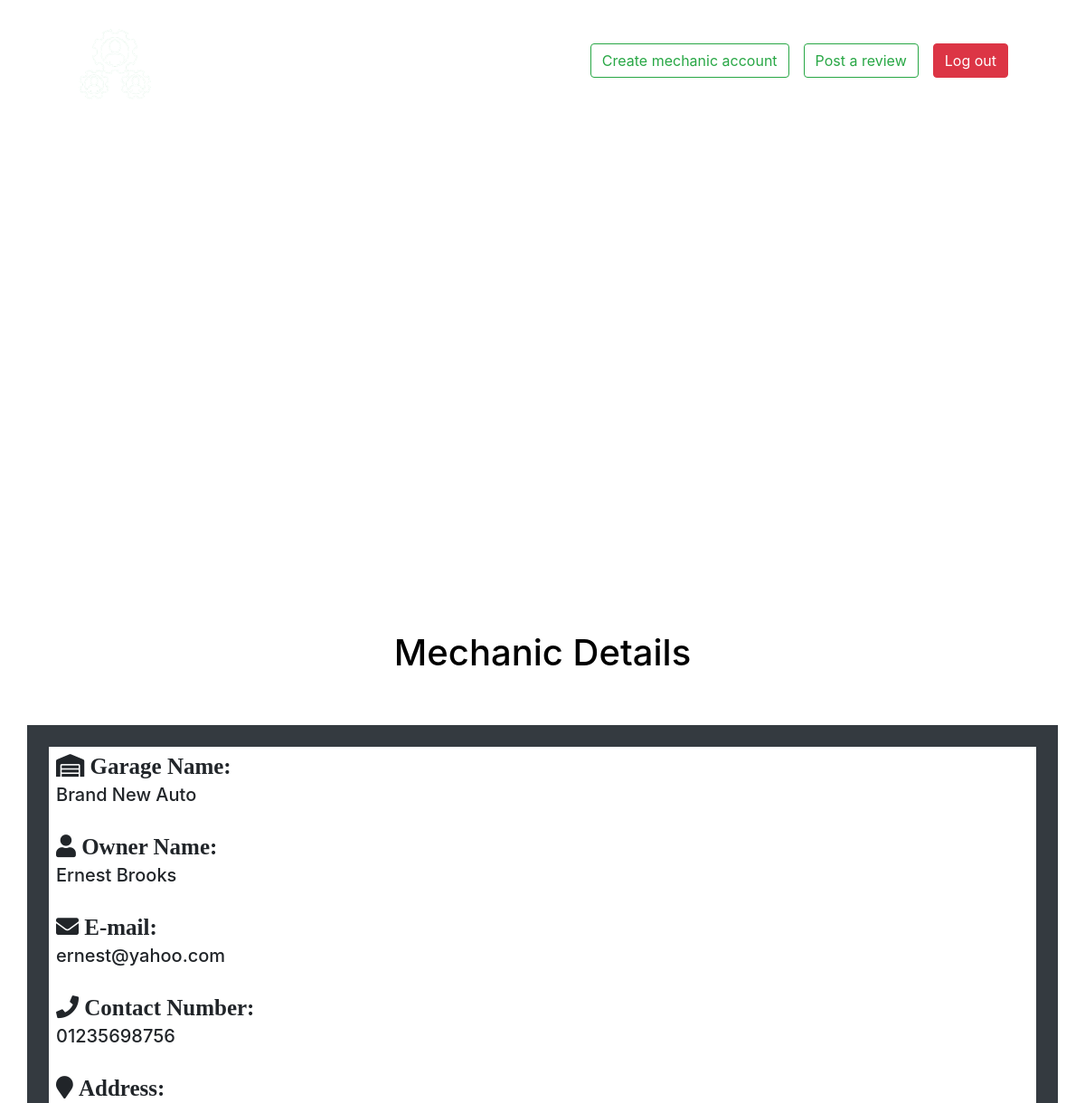
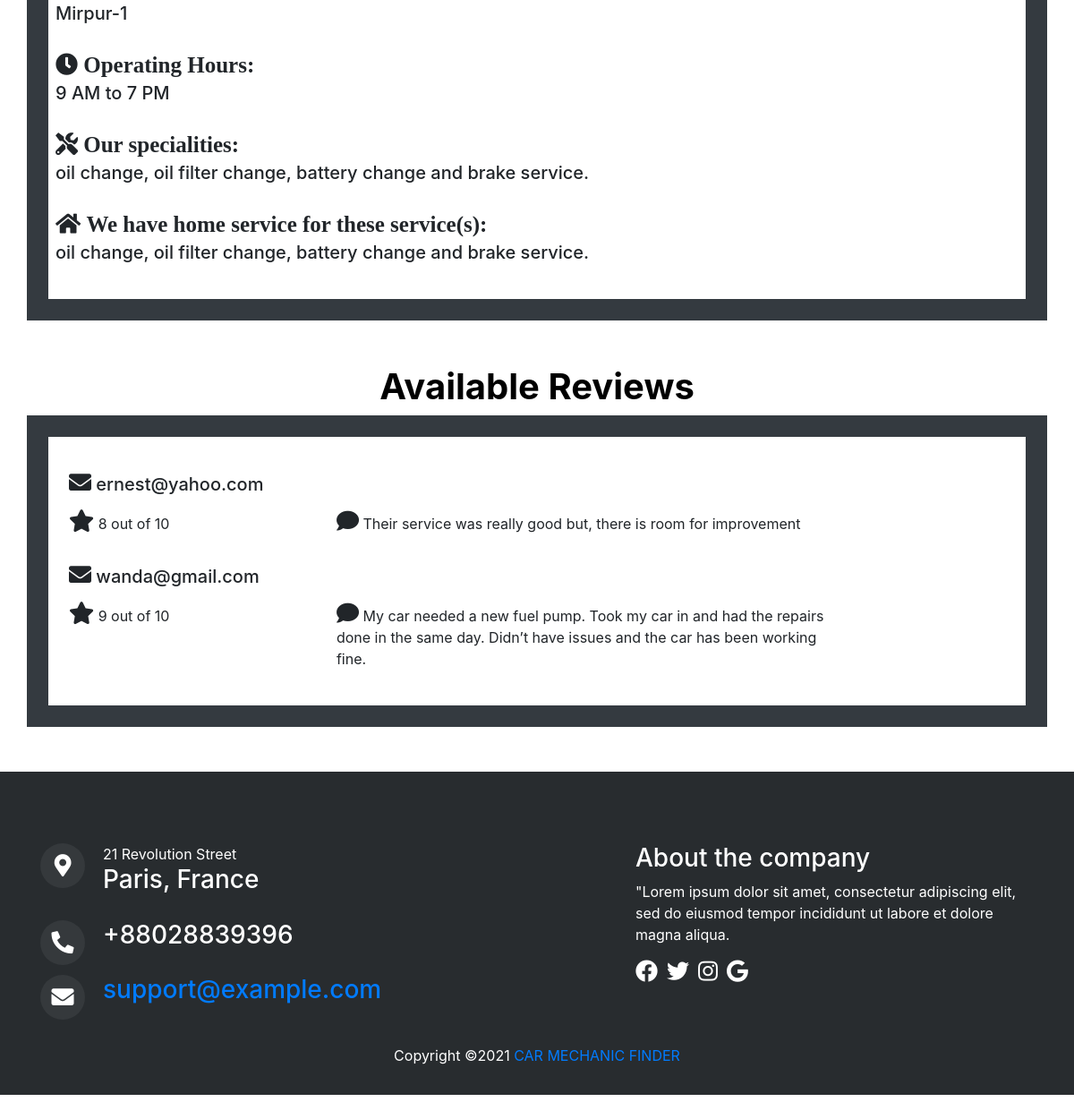
The app's page /mechanicDetails.php?id=Brand New Auto (signed in) with its own data (2 pictures, top to bottom).
### tables this page shows
CREATE TABLE `mechanics` (
  `id` int(11) NOT NULL,
  `ownerName` varchar(50) NOT NULL,
  `garageName` varchar(100) NOT NULL,
  `email` varchar(50) NOT NULL,
  `phone` varchar(11) NOT NULL,
  `address` varchar(200) NOT NULL,
  `operatingHours` varchar(20) NOT NULL,
  `speciality` varchar(500) NOT NULL,
  `home_services` varchar(500) DEFAULT NULL
);

CREATE TABLE `review` (
  `id` int(11) NOT NULL,
  `shopName` varchar(500) NOT NULL,
  `experience` varchar(1000) NOT NULL,
  `rating` int(2) NOT NULL,
  `author` varchar(100) NOT NULL
);

### mechanicDetails.php (the view, shortened to what this page needs)
<?php
$garage_name = $_GET['id'];
?>
<!DOCTYPE html>
<html lang="en">
<head>
    <link rel="stylesheet" href="https://maxcdn.bootstrapcdn.com/bootstrap/4.0.0/css/bootstrap.min.css">
    <link rel="stylesheet" href="OtherPages/assets/css/style.css">
    <link rel="stylesheet" href="https://cdnjs.cloudflare.com/ajax/libs/font-awesome/5.15.4/css/all.min.css" />
</head>
<body>
    <header>
        <div class="container">
             <nav class="navbar navbar-light">
                <nav class="navbar navbar-expand-lg navbar-dark bg-light w-100">
                    <a class="navbar-brand" href="home.php"> <img src="OtherPages/assets/images/logo-100.png" alt=""></a>
                    <div class="collapse navbar-collapse" id="navbarSupportedContent">
                      <ul class="navbar-nav ml-auto">
                      <li class="nav-item active">
                          <a class="nav-link" href="home.php">Home <span class="sr-only">(current)</span></a>
                        </li>
                        <li class="nav-item">
                          <a class="nav-link" href="privacy&policy.php">Privacy & Policy</a>
                        </li>
                        <li class="nav-item">
                          <a class="nav-link" href="contact.php">Contact Us</a>
                        </li>
                        <li class="nav-item">
                            <a class="nav-link button" href="mechanicRegistration.php">
                            <button class="btn btn-outline-success my-2 my-sm-0 text-center m-auto w-100 ml-2" type="submit">Create mechanic account</button></a>
                        </li>
                        <li class="nav-item">
                            <a class="nav-link button" href="postReview.php">
                            <button class="btn btn-outline-success my-2 my-sm-0 text-center m-auto w-100 ml-2" type="submit">Post a review</button></a>
                        </li>
                        <li class="nav-item">
                            <a class="nav-link button" href="logout.php">
                            <button class="btn btn-danger my-2 my-sm-0 text-center m-auto w-100 ml-2" type="submit">Log out</button></a>
                        </li>
                      </ul>
                    </div>
                  </nav>
            </nav>
        </div>
    </header>
     <section id="hero">
        <video width="100%" autoplay muted loop id="myVideo">
            <source src="OtherPages/rain.mp4" type="video/mp4">
            </video>
    </section>
    <section>
        <h1 class="align-center">Mechanic Details</h1><br><br>
                <div class="container bg-dark p-4">
                    <div class="d-flex justify-content-center">
                        <div class="col-md-12 align-items-center bg-white p-2 p-top-10">
                                    <?php
                                    $conn = new mysqli("localhost", "root", "", "mechanic_finder");
                                    $query = "SELECT * FROM `mechanics` where garageName = '$garage_name'";
                                    $result = $conn->query($query);
                                    if ($result->num_rows > 0) {
                                        while ($row = $result->fetch_assoc()) {
                                            $ownerName = $row["ownerName"];
                                            $garageName = $row["garageName"];
                                            $email = $row["email"];
                                            $phone = $row["phone"];
                                            $address = $row["address"];
                                            $operatingHours = $row["operatingHours"];
                                            $speciality = $row["speciality"];
                                            $home_services = $row["home_services"];
                                    echo "<div class='descript_wrap white-bg'>
                                                    <div>
                                                        <h3 class='fa fa-warehouse'> Garage Name:</h3>
                                                        <h5>{$garageName}</h5><br>
                                                    </div>
                                                    <div>
                                                        <h3 class='fa fa-user'> Owner Name:</h3>
                                                        <h5>{$ownerName}</h5><br>
                                                    </div>
                                                    <div>
                                                        <h3 class='fa fa-envelope'> E-mail:</h3>
                                                        <h5>{$email}</h5><br>
                                                    </div>
                                                    <div>
                                                        <h3 class='fa fa-phone'> Contact Number:</h3>
                                                        <h5>{$phone}</h5><br>
                                                    </div>
                                                    <div>
                                                        <h3 class='fa fa-map-marker'> Address:</h3>
                                                        <h5>{$address}</h5><br>
                                                    </div>
                                                    <div>
                                                        <h3 class='fa fa-clock'> Operating Hours:</h3>
                                                        <h5>{$operatingHours}</h5><br>
                                                    </div>
                                                    <div>
                                                        <h3 class='fa fa-tools'> Our specialities:</h3>
                                                        <h5>{$speciality}</h5><br>
                                                    </div>
                                                    <div>
                                                        <h3 class='fa fa-home'> We have home service for these service(s):</h3>
                                                        <h5>{$home_services}</h5><br>
                                                    </div>
                                                </div>
                                            ";
                                            }
                                        }
                                    ?>
                    </div>
                </div>
            </div>
            <?php
include_once 'database.php';
$result1 = mysqli_query($conn,"SELECT * FROM review where shopName = '$garage_name'");
?>
    <section>
    <h1 class="align-center font-cond-b fg-text-d lts-md fs-300 fs-300-xs no-mg" contenteditable="false">Available Reviews</h1>
            <div class="container bg-dark p-4">
                <div class="d-flex justify-content-center">
                    <div class="col-md-12 align-items-center bg-white p-2 p-top-10">
                    <div class="container">
        <div class="mgb-40 padb-30 auto-invert line-b-4 align-center">
        </div>
        <div class="row  d-flex flex-row">
                <?php
                while($row = mysqli_fetch_array($result1)) {
                ?>
                            <div class="col-md-12 mb-3 jobs_conetent">
                                <div class="row">
                                    <div class="col-md-12 mb-2">
                                    <h5> <i class="fa fa-envelope" aria-hidden="true"></i> <?php echo $row["author"];?></h5>
                                    </div>
                                    <div class="col-md-12">
                                        <div class="row">
                                            <div class="col-md-10">
                                                <div class="row">
                                                    <div class="col-md-4"> <p><i class="fa fa-star" aria-hidden="true"></i> <?php echo $row["rating"]; ?> out of 10 </p></div>
                                                    <div class="col-md-8"><p> <i class="fa fa-comment" aria-hidden="true"></i> <?php echo $row["experience"]; ?></p></div>
                                                </div>
                                            </div>
                                        </div>
                                    </div>
                                </div>
                            </div>
                <?php
                }
                ?>
        </div>
    </div>
                    </div>
                </div>
            </div>
    </section>
    <footer class="text-center text-lg-start">
        <div class="container">
            <div class="row top-footer">
                <div class="col-md-5">
                    <ul>
                        <li><div class="icons"><i class="fa fa-map-marker-alt"></i></div><div class="icon-text">21 Revolution Street<br><h3>Paris, France</h3></div></li>
                        <li>
                        <li><div class="icons"><i class="fa fa-phone-alt"></i></div><div class="icon-text"><h3>+88028839396</h3></div></li>
                        <li>
                        <li><div class="icons"><i class="fa fa-envelope"></i></div><div class="icon-text"><h3><a href="#">support@example.com</a></h3></div></li>
                    </ul>
                </div>
                <div class="col-md-5 offset-md-2 footer-right">
                    <h3>About the company</h3>
                    <p>"Lorem ipsum dolor sit amet, consectetur adipiscing elit, sed do eiusmod tempor incididunt ut labore et dolore magna aliqua.</p>
                    <ul>
                        <li><a href="#"><i class="fab fa-facebook"></i></a></li>
                        <li><a href="#"><i class="fab fa-twitter"></i></a></li>
                        <li><a href="#"><i class="fab fa-instagram"></i></a></li>
                        <li><a href="#"><i class="fab fa-google"></i></a></li>
                    </ul>
                </div>
            </div>
        </div>
        <div class="text-center p-3">
            <p>Copyright &copy;<script>document.write(new Date().getFullYear());</script> <a href="home.php">CAR MECHANIC FINDER</a></p>
        </div>
      </footer>
</body>
</html>

### OtherPages/assets/css/style.css (style rules this page uses)
body { margin: 0; }
header { background-color: transparent; width: 100%; position: absolute; left: 0; top: 0; z-index: 999; }
video { margin-top: -50px; }
.fa, .fab { font-size: 25px; }
h1 { color: #000!important; }
.icons { width: 50px; height: 50px; background-color: #35393C; border-radius: 50%; line-height: 50px; margin-right: 20px; float: left; }
.icon-text { overflow: hidden; text-align: left; }
.icons .fa { line-height: 50px; }
.button { margin-top: -8px; }
section { padding: 50px 0px; overflow: hidden; }
.nav-link { color: #fff!important; }
#hero { background-size: 100% 100%; height: 648px; background-repeat: no-repeat; background-position: center; padding: 0; }
.align-center { text-align: center; }
img { border: 0; }
.padb-30, .padb-30-all > * { padding-bottom: 30px; }
.mgb-40, .mgb-40-all > * { margin-bottom: 0; }
[class*="line-b"] { position: relative; border-color: #E6AF2A; }
.fg-text-d, .fg-hov-text-d:hover, .fg-active-text-d.active { color: #fff; }
.font-cond-b { font-weight: 700 !important; }
header .bg-light { background-color: transparent!important; }
footer { background-color: #282C2F; color: white; padding-top: 80px; }
footer ul { padding: 0; margin: 0; list-style: none; }
footer ul li { margin-bottom: 20px; }
footer .footer-right { text-align: left; }
footer .footer-right ul li { float: left; margin-right: 10px; }
footer .footer-right ul li a { color: white; }

### records on screen
mechanics: garageName "Brand New Auto", ownerName "Ernest Brooks", email "ernest@yahoo.com", phone "01235698756", address "Mirpur-1", operatingHours "9 AM to 7 PM", speciality "oil change, oil filter change, battery change and brake service.", home_services "oil change, oil filter change, battery change and brake service."
review: author "ernest@yahoo.com", rating "8", experience "Their service was really good but, there is room for improvement"
review: author "wanda@gmail.com", rating "9", experience "My car needed a new fuel pump. Took my car in and had the repairs done in the same day. Didn’t have issues and the car has been working fine."
